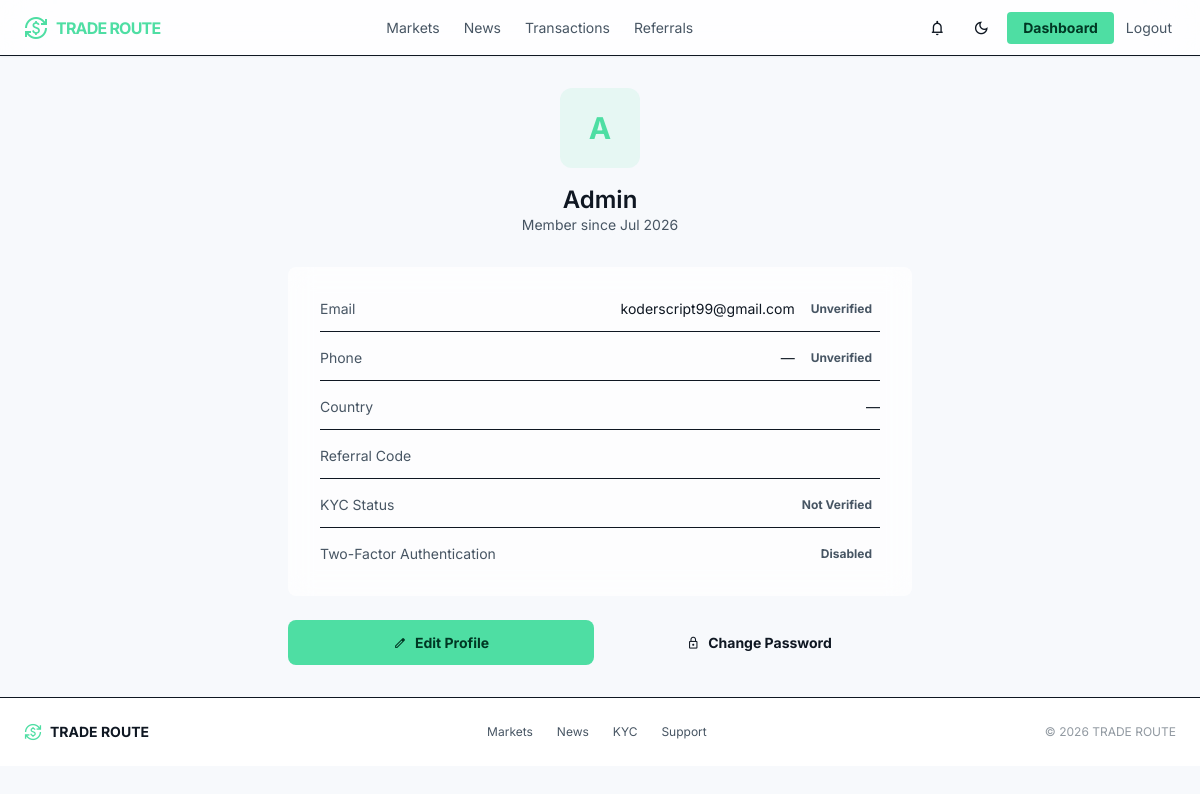
The app's page /profile/ (signed in) with its own data.
### core/models.py (models this page shows, shortened)
class SiteSetting(models.Model):
    site_name = models.CharField(max_length=100)
    logo = models.ImageField(upload_to="logo/", blank=True, null=True)   # <-- add blank=True, null=True
    minimum_deposit = models.DecimalField(max_digits=20, decimal_places=2)
    minimum_withdrawal = models.DecimalField(max_digits=20, decimal_places=2)
    referral_bonus = models.DecimalField(max_digits=5, decimal_places=2)
    maintenance_mode = models.BooleanField(default=False)
    support_email = models.EmailField()
    support_phone = models.CharField(max_length=30)

class User(AbstractUser):
    id = models.UUIDField(primary_key=True, default=uuid.uuid4, editable=False)
    phone = models.CharField(max_length=20, blank=True)
    country = models.CharField(max_length=100, blank=True)
    referral_code = models.CharField(max_length=20, unique=True)
    referred_by = models.ForeignKey(
        'self',
        on_delete=models.SET_NULL,
        null=True,
        blank=True,
        related_name='referrals'
    )
    balance = models.DecimalField(max_digits=20, decimal_places=2, default=0)
    investment_balance = models.DecimalField(max_digits=20, decimal_places=2, default=0)
    profit_balance = models.DecimalField(max_digits=20, decimal_places=2, default=0)
    referral_balance = models.DecimalField(max_digits=20, decimal_places=2, default=0)
    email_verified = models.BooleanField(default=False)
    phone_verified = models.BooleanField(default=False)
    kyc_verified = models.BooleanField(default=False)
    two_factor_enabled = models.BooleanField(default=False)
    is_admin_user = models.BooleanField(default=False)
    created_at = models.DateTimeField(auto_now_add=True)

### core/views.py (the view)
# urls.py: path("profile/", views.profile_view, name="profile"),
@login_required
def profile_view(request):
    return render(request, "core/profile.html", {"user_obj": request.user})

### core/context_processors.py (called while the page is built)
def site_settings(request):
    return {"site_settings": SiteSetting.objects.first()}

def notifications_badge(request):
    if request.user.is_authenticated:
        count = Notification.objects.filter(user=request.user, is_read=False).count()
    else:
        count = 0
    return {"unread_notifications_count": count}

### core/templates/core/profile.html (shortened to what this page needs)
{% extends "core/base.html" %}
{% block content %}
<div class="max-w-2xl mx-auto px-container-padding py-stack-lg">
    <div class="flex flex-col items-center text-center mb-8">
        <div class="w-20 h-20 rounded-full bg-primary/10 text-primary flex items-center justify-center text-3xl font-bold mb-4">
            {{ user_obj.username|first|upper }}
        </div>
        <h1 class="font-display-lg text-headline-md">{{ user_obj.username }}</h1>
        <p class="text-on-surface-variant text-sm">Member since {{ user_obj.created_at|date:"M Y" }}</p>
    </div>
    <div class="glass-panel p-6 md:p-8 rounded-xl mb-6">
        <div class="space-y-4">
            <div class="flex justify-between items-center border-b edge-b-5 pb-3">
                <span class="text-on-surface-variant text-sm">Email</span>
                <span class="text-sm flex items-center gap-2">
                    {{ user_obj.email }}
                    {% if user_obj.email_verified %}
                    <span class="text-primary text-xs font-bold bg-primary/10 px-2 py-0.5 rounded-full">Verified</span>
                    {% else %}
                    <span class="text-on-surface-variant text-xs font-bold edge-bg-5 px-2 py-0.5 rounded-full">Unverified</span>
                    {% endif %}
                </span>
            </div>
            <div class="flex justify-between items-center border-b edge-b-5 pb-3">
                <span class="text-on-surface-variant text-sm">Phone</span>
                <span class="text-sm flex items-center gap-2">
                    {{ user_obj.phone|default:"—" }}
                    {% if user_obj.phone_verified %}
                    <span class="text-primary text-xs font-bold bg-primary/10 px-2 py-0.5 rounded-full">Verified</span>
                    {% else %}
                    <span class="text-on-surface-variant text-xs font-bold edge-bg-5 px-2 py-0.5 rounded-full">Unverified</span>
                    {% endif %}
                </span>
            </div>
            <div class="flex justify-between border-b edge-b-5 pb-3">
                <span class="text-on-surface-variant text-sm">Country</span>
                <span class="text-sm">{{ user_obj.country|default:"—" }}</span>
            </div>
            <div class="flex justify-between border-b edge-b-5 pb-3">
                <span class="text-on-surface-variant text-sm">Referral Code</span>
            </div>
            <div class="flex justify-between items-center border-b edge-b-5 pb-3">
                <span class="text-on-surface-variant text-sm">KYC Status</span>
                {% if user_obj.kyc_verified %}
                <span class="text-primary text-xs font-bold bg-primary/10 px-2 py-0.5 rounded-full">Verified</span>
                {% else %}
                <span class="text-on-surface-variant text-xs font-bold edge-bg-5 px-2 py-0.5 rounded-full">Not Verified</span>
                {% endif %}
            </div>
            <div class="flex justify-between items-center">
                <span class="text-on-surface-variant text-sm">Two-Factor Authentication</span>
                {% if user_obj.two_factor_enabled %}
                <span class="text-primary text-xs font-bold bg-primary/10 px-2 py-0.5 rounded-full">Enabled</span>
                {% else %}
                <span class="text-on-surface-variant text-xs font-bold edge-bg-5 px-2 py-0.5 rounded-full">Disabled</span>
                {% endif %}
            </div>
        </div>
    </div>
    <div class="flex flex-col sm:flex-row gap-3">
        <a href="{% url 'core:profile_edit' %}" class="btn-primary flex-1">
            <span class="material-symbols-outlined text-sm">edit</span>
            Edit Profile
        </a>
        <a href="{% url 'core:change_password' %}" class="btn-secondary flex-1">
            <span class="material-symbols-outlined text-sm">lock</span>
            Change Password
        </a>
    </div>
</div>
{% endblock %}

### core/templates/core/base.html (shortened to what this page needs)
<!DOCTYPE html>
<html lang="en">
<head>
<script src="https://cdn.tailwindcss.com?plugins=forms,container-queries"></script>
<script id="tailwind-config">
    tailwind.config = {
        darkMode: "class",
        theme: {
            extend: {
                colors: {
                    "background": "rgb(var(--color-background) / <alpha-value>)",
                    "surface": "rgb(var(--color-surface) / <alpha-value>)",
                    "surface-container-low": "rgb(var(--color-surface-container-low) / <alpha-value>)",
                    "surface-container-lowest": "rgb(var(--color-surface-container-lowest) / <alpha-value>)",
                    "surface-bright": "rgb(var(--color-surface-bright) / <alpha-value>)",
                    "on-surface": "rgb(var(--color-on-surface) / <alpha-value>)",
                    "on-surface-variant": "rgb(var(--color-on-surface-variant) / <alpha-value>)",
                    "edge": "rgb(var(--color-edge) / <alpha-value>)",
                    "primary": "#4edea3",
                    "on-primary": "#003824",
                    "on-primary-fixed": "#002113",
                    "error": "#ffb4ab",
                    "on-tertiary-fixed-variant": "#59a7cf"
                },
                borderRadius: {
                    DEFAULT: "0.125rem",
                    lg: "0.25rem",
                    xl: "0.5rem",
                    full: "0.75rem"
                },
                spacing: {
                    "stack-sm": "8px",
                    "max-width-desktop": "1440px",
                    "stack-lg": "32px",
                    "gutter": "16px",
                    "unit": "4px",
                    "container-padding": "24px",
                    "stack-md": "16px"
                },
                fontFamily: {
                    "data-lg": ["JetBrains Mono"],
                    "data-md": ["JetBrains Mono"],
                    "body-lg": ["Inter"],
                    "label-caps": ["Inter"],
                    "display-lg": ["Inter"],
                    "headline-md": ["Inter"],
                    "body-md": ["Inter"],
                    "headline-sm": ["Inter"]
                },
                fontSize: {
                    "data-lg": ["18px", {"lineHeight": "1.2", "fontWeight": "500"}],
                    "data-md": ["14px", {"lineHeight": "1.2", "fontWeight": "500"}],
                    "body-lg": ["16px", {"lineHeight": "1.6", "fontWeight": "400"}],
                    "label-caps": ["11px", {"lineHeight": "1", "letterSpacing": "0.08em", "fontWeight": "700"}],
                    "display-lg": ["48px", {"lineHeight": "1.1", "letterSpacing": "-0.02em", "fontWeight": "700"}],
                    "headline-md": ["24px", {"lineHeight": "1.3", "fontWeight": "600"}],
                    "body-md": ["14px", {"lineHeight": "1.5", "fontWeight": "400"}],
                    "headline-sm": ["18px", {"lineHeight": "1.4", "fontWeight": "600"}]
                }
            }
        }
    };
</script>
</head>
<body class="font-body-md text-body-md selection:bg-primary/30">
<header class="fixed top-0 w-full z-50 bg-surface/80 backdrop-blur-xl border-b edge-b-10 shadow-sm flex items-center justify-between px-4 md:px-6 h-14">
    <a href="{% url 'core:landing' %}" class="flex items-center gap-2 shrink-0">
        <span class="material-symbols-outlined text-primary text-2xl" style="font-variation-settings: 'FILL' 1;">currency_exchange</span>
        <span class="font-display-lg text-sm md:text-base font-bold tracking-tighter text-primary">{{ site_settings.site_name|default:"NEON_TRADE" }}</span>
    </a>
    <nav class="hidden md:flex items-center gap-6 text-sm">
        <a class="text-on-surface-variant hover:text-primary transition-colors" href="{% url 'core:investment_plans' %}">Markets</a>
        <a class="text-on-surface-variant hover:text-primary transition-colors" href="{% url 'core:news_list' %}">News</a>
        {% if user.is_authenticated %}
        <a class="text-on-surface-variant hover:text-primary transition-colors" href="{% url 'core:transactions' %}">Transactions</a>
        <a class="text-on-surface-variant hover:text-primary transition-colors" href="{% url 'core:referral' %}">Referrals</a>
        {% endif %}
    </nav>
    <div class="flex items-center gap-2">
        {% if user.is_authenticated %}
        <a href="{% url 'core:notifications' %}" class="relative w-9 h-9 flex items-center justify-center rounded-lg edge-bg-5 transition-all" aria-label="Notifications">
            <span class="material-symbols-outlined text-on-surface text-lg">notifications</span>
        </a>
        {% endif %}
        <button id="theme-toggle" type="button" aria-label="Toggle light and dark mode"
                class="w-9 h-9 flex items-center justify-center rounded-lg edge-bg-5 transition-all">
            <span class="material-symbols-outlined text-on-surface text-lg" id="theme-toggle-icon">dark_mode</span>
        </button>
        {% if user.is_authenticated %}
            <a href="{% url 'core:dashboard' %}" class="bg-primary text-on-primary text-sm font-bold px-4 py-1.5 rounded-lg active:scale-95 transition-transform">
                Dashboard
            </a>
            <a href="{% url 'core:logout' %}" class="hidden md:block text-on-surface-variant hover:text-primary text-sm px-1 transition-all">
                Logout
            </a>
        {% endif %}
    </div>
</header>
<main class="pt-14">
{% block content %}{% endblock %}
</main>
<footer class="bg-surface-container-lowest border-t edge-b-5 w-full">
    <div class="flex flex-col sm:flex-row items-center justify-between gap-3 py-5 px-4 md:px-6 max-w-max-desktop mx-auto text-sm">
        <div class="flex items-center gap-2">
            <span class="material-symbols-outlined text-primary text-lg">currency_exchange</span>
            <span class="font-bold text-on-surface">{{ site_settings.site_name|default:"NEON_TRADE" }}</span>
        </div>
        <div class="flex flex-wrap items-center justify-center gap-x-6 gap-y-2 text-on-surface-variant text-xs">
            <a class="hover:text-primary transition-colors" href="{% url 'core:investment_plans' %}">Markets</a>
            <a class="hover:text-primary transition-colors" href="{% url 'core:news_list' %}">News</a>
            {% if user.is_authenticated %}
            <a class="hover:text-primary transition-colors" href="{% url 'core:kyc_status' %}">KYC</a>
            {% else %}
            <a class="hover:text-primary transition-colors" href="{% url 'core:login' %}">Login</a>
            {% endif %}
            {% if site_settings.support_email %}
            <a class="hover:text-primary transition-colors" href="mailto:{{ site_settings.support_email }}">Support</a>
            {% endif %}
        </div>
        <p class="text-on-surface-variant/60 text-xs">&copy; {% now "Y" %} {{ site_settings.site_name|default:"NEON_TRADE" }}</p>
    </div>
</footer>
</body>
</html>

### core/templates/core/base.html (style rules this page uses)
:root { --color-background: 247 249 252; --color-surface: 255 255 255; --color-surface-container-low: 240 243 248; --color-surface-container-lowest: 255 255 255; --color-surface-bright: 255 255 255; --color-on-surface: 15 23 34; --color-on-surface-variant: 71 85 99; --color-edge: 15 23 34; --color-panel-bg: 255, 255, 255; --color-panel-bg-alpha: 0.7; --color-panel-border-alpha: 0.08; }

### records on screen
SiteSetting: site_name "TRADE ROUTE"
User: username|first "A", username "Admin", created_at "Jul 2026", email "koderscript99@gmail.com", phone "—", country "—"
